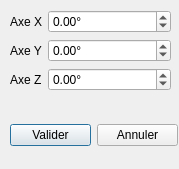
<?xml version="1.0" encoding="UTF-8"?>
<ui version="4.0">
 <class>RotDialog</class>
 <widget class="QDialog" name="RotDialog">
  <property name="geometry">
   <rect>
    <x>0</x>
    <y>0</y>
    <width>179</width>
    <height>169</height>
   </rect>
  </property>
  <property name="focusPolicy">
   <enum>Qt::StrongFocus</enum>
  </property>
  <property name="windowTitle">
   <string>Tourner</string>
  </property>
  <property name="modal">
   <bool>true</bool>
  </property>
  <widget class="QWidget" name="formLayoutWidget">
   <property name="geometry">
    <rect>
     <x>10</x>
     <y>10</y>
     <width>161</width>
     <height>101</height>
    </rect>
   </property>
   <layout class="QFormLayout" name="formLayout">
    <item row="1" column="0">
     <widget class="QLabel" name="label">
      <property name="text">
       <string>Axe X</string>
      </property>
     </widget>
    </item>
    <item row="1" column="1">
     <widget class="QDoubleSpinBox" name="XSpinBox">
      <property name="suffix">
       <string>°</string>
      </property>
      <property name="minimum">
       <double>-360.000000000000000</double>
      </property>
      <property name="maximum">
       <double>360.000000000000000</double>
      </property>
      <property name="singleStep">
       <double>45.000000000000000</double>
      </property>
     </widget>
    </item>
    <item row="2" column="0">
     <widget class="QLabel" name="label_2">
      <property name="text">
       <string>Axe Y</string>
      </property>
     </widget>
    </item>
    <item row="3" column="0">
     <widget class="QLabel" name="label_3">
      <property name="text">
       <string>Axe Z</string>
      </property>
     </widget>
    </item>
    <item row="2" column="1">
     <widget class="QDoubleSpinBox" name="YSpinBox">
      <property name="suffix">
       <string>°</string>
      </property>
      <property name="minimum">
       <double>-360.000000000000000</double>
      </property>
      <property name="maximum">
       <double>360.000000000000000</double>
      </property>
      <property name="singleStep">
       <double>45.000000000000000</double>
      </property>
     </widget>
    </item>
    <item row="3" column="1">
     <widget class="QDoubleSpinBox" name="ZSpinBox">
      <property name="suffix">
       <string>°</string>
      </property>
      <property name="minimum">
       <double>-360.000000000000000</double>
      </property>
      <property name="maximum">
       <double>360.000000000000000</double>
      </property>
      <property name="singleStep">
       <double>45.000000000000000</double>
      </property>
     </widget>
    </item>
   </layout>
  </widget>
  <widget class="QWidget" name="horizontalLayoutWidget">
   <property name="geometry">
    <rect>
     <x>10</x>
     <y>110</y>
     <width>168</width>
     <height>51</height>
    </rect>
   </property>
   <layout class="QHBoxLayout" name="horizontalLayout">
    <item>
     <widget class="QPushButton" name="applyButton">
      <property name="text">
       <string>Valider</string>
      </property>
     </widget>
    </item>
    <item>
     <widget class="QPushButton" name="cancelButton">
      <property name="text">
       <string>Annuler</string>
      </property>
     </widget>
    </item>
   </layout>
  </widget>
 </widget>
 <resources/>
 <connections/>
</ui>
